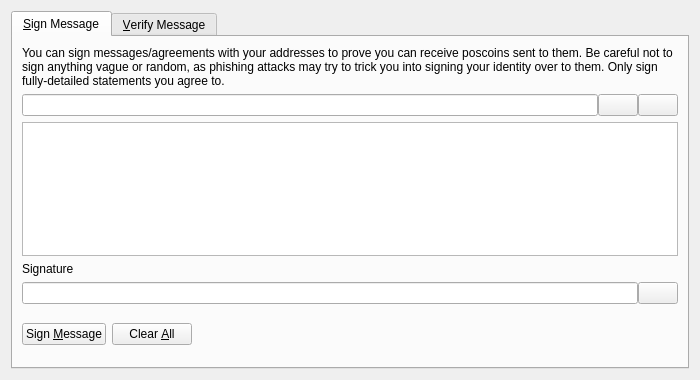
<?xml version="1.0" encoding="UTF-8"?>
<ui version="4.0">
 <class>SignVerifyMessageDialog</class>
 <widget class="QDialog" name="SignVerifyMessageDialog">
  <property name="geometry">
   <rect>
    <x>0</x>
    <y>0</y>
    <width>700</width>
    <height>380</height>
   </rect>
  </property>
  <property name="windowTitle">
   <string>Signatures - Sign / Verify a Message</string>
  </property>
  <property name="modal">
   <bool>true</bool>
  </property>
  <layout class="QVBoxLayout" name="verticalLayout">
   <item>
    <widget class="QTabWidget" name="tabWidget">
     <property name="currentIndex">
      <number>0</number>
     </property>
     <widget class="QWidget" name="tabSignMessage">
      <attribute name="title">
       <string>&amp;Sign Message</string>
      </attribute>
      <layout class="QVBoxLayout" name="verticalLayout_SM">
       <item>
        <widget class="QLabel" name="infoLabel_SM">
         <property name="text">
          <string>You can sign messages/agreements with your addresses to prove you can receive poscoins sent to them. Be careful not to sign anything vague or random, as phishing attacks may try to trick you into signing your identity over to them. Only sign fully-detailed statements you agree to.</string>
         </property>
         <property name="textFormat">
          <enum>Qt::PlainText</enum>
         </property>
         <property name="wordWrap">
          <bool>true</bool>
         </property>
        </widget>
       </item>
       <item>
        <layout class="QHBoxLayout" name="horizontalLayout_1_SM">
         <property name="spacing">
          <number>0</number>
         </property>
         <item>
          <widget class="QValidatedLineEdit" name="addressIn_SM">
           <property name="toolTip">
            <string>The Poscoin address to sign the message with</string>
           </property>
          </widget>
         </item>
         <item>
          <widget class="QPushButton" name="addressBookButton_SM">
           <property name="toolTip">
            <string>Choose previously used address</string>
           </property>
           <property name="text">
            <string/>
           </property>
           <property name="icon">
            <iconset resource="../bitcoin.qrc">
             <normaloff>:/icons/address-book</normaloff>:/icons/address-book</iconset>
           </property>
           <property name="shortcut">
            <string>Alt+A</string>
           </property>
           <property name="autoDefault">
            <bool>false</bool>
           </property>
          </widget>
         </item>
         <item>
          <widget class="QPushButton" name="pasteButton_SM">
           <property name="toolTip">
            <string>Paste address from clipboard</string>
           </property>
           <property name="text">
            <string/>
           </property>
           <property name="icon">
            <iconset resource="../bitcoin.qrc">
             <normaloff>:/icons/editpaste</normaloff>:/icons/editpaste</iconset>
           </property>
           <property name="shortcut">
            <string>Alt+P</string>
           </property>
           <property name="autoDefault">
            <bool>false</bool>
           </property>
          </widget>
         </item>
        </layout>
       </item>
       <item>
        <widget class="QPlainTextEdit" name="messageIn_SM">
         <property name="toolTip">
          <string>Enter the message you want to sign here</string>
         </property>
        </widget>
       </item>
       <item>
        <widget class="QLabel" name="signatureLabel_SM">
         <property name="text">
          <string>Signature</string>
         </property>
         <property name="textFormat">
          <enum>Qt::PlainText</enum>
         </property>
        </widget>
       </item>
       <item>
        <layout class="QHBoxLayout" name="horizontalLayout_2_SM">
         <property name="spacing">
          <number>0</number>
         </property>
         <item>
          <widget class="QLineEdit" name="signatureOut_SM">
           <property name="font">
            <font>
             <italic>true</italic>
            </font>
           </property>
           <property name="readOnly">
            <bool>true</bool>
           </property>
          </widget>
         </item>
         <item>
          <widget class="QPushButton" name="copySignatureButton_SM">
           <property name="toolTip">
            <string>Copy the current signature to the system clipboard</string>
           </property>
           <property name="text">
            <string/>
           </property>
           <property name="icon">
            <iconset resource="../bitcoin.qrc">
             <normaloff>:/icons/editcopy</normaloff>:/icons/editcopy</iconset>
           </property>
           <property name="autoDefault">
            <bool>false</bool>
           </property>
          </widget>
         </item>
        </layout>
       </item>
       <item>
        <layout class="QHBoxLayout" name="horizontalLayout_3_SM">
         <item>
          <widget class="QPushButton" name="signMessageButton_SM">
           <property name="toolTip">
            <string>Sign the message to prove you own this Poscoin address</string>
           </property>
           <property name="text">
            <string>Sign &amp;Message</string>
           </property>
           <property name="icon">
            <iconset resource="../bitcoin.qrc">
             <normaloff>:/icons/edit</normaloff>:/icons/edit</iconset>
           </property>
           <property name="autoDefault">
            <bool>false</bool>
           </property>
          </widget>
         </item>
         <item>
          <widget class="QPushButton" name="clearButton_SM">
           <property name="toolTip">
            <string>Reset all sign message fields</string>
           </property>
           <property name="text">
            <string>Clear &amp;All</string>
           </property>
           <property name="icon">
            <iconset resource="../bitcoin.qrc">
             <normaloff>:/icons/remove</normaloff>:/icons/remove</iconset>
           </property>
           <property name="autoDefault">
            <bool>false</bool>
           </property>
          </widget>
         </item>
         <item>
          <spacer name="horizontalSpacer_1_SM">
           <property name="orientation">
            <enum>Qt::Horizontal</enum>
           </property>
           <property name="sizeHint" stdset="0">
            <size>
             <width>40</width>
             <height>48</height>
            </size>
           </property>
          </spacer>
         </item>
         <item>
          <widget class="QLabel" name="statusLabel_SM">
           <property name="font">
            <font>
             <weight>75</weight>
             <bold>true</bold>
            </font>
           </property>
           <property name="text">
            <string/>
           </property>
           <property name="wordWrap">
            <bool>true</bool>
           </property>
          </widget>
         </item>
         <item>
          <spacer name="horizontalSpacer_2_SM">
           <property name="orientation">
            <enum>Qt::Horizontal</enum>
           </property>
           <property name="sizeHint" stdset="0">
            <size>
             <width>40</width>
             <height>48</height>
            </size>
           </property>
          </spacer>
         </item>
        </layout>
       </item>
      </layout>
     </widget>
     <widget class="QWidget" name="tabVerifyMessage">
      <attribute name="title">
       <string>&amp;Verify Message</string>
      </attribute>
      <layout class="QVBoxLayout" name="verticalLayout_VM">
       <item>
        <widget class="QLabel" name="infoLabel_VM">
         <property name="text">
          <string>Enter the receiver's address, message (ensure you copy line breaks, spaces, tabs, etc. exactly) and signature below to verify the message. Be careful not to read more into the signature than what is in the signed message itself, to avoid being tricked by a man-in-the-middle attack. Note that this only proves the signing party receives with the address, it cannot prove sendership of any transaction!</string>
         </property>
         <property name="textFormat">
          <enum>Qt::PlainText</enum>
         </property>
         <property name="alignment">
          <set>Qt::AlignLeading|Qt::AlignLeft|Qt::AlignTop</set>
         </property>
         <property name="wordWrap">
          <bool>true</bool>
         </property>
        </widget>
       </item>
       <item>
        <layout class="QHBoxLayout" name="horizontalLayout_1_VM">
         <property name="spacing">
          <number>0</number>
         </property>
         <item>
          <widget class="QValidatedLineEdit" name="addressIn_VM">
           <property name="toolTip">
            <string>The Poscoin address the message was signed with</string>
           </property>
          </widget>
         </item>
         <item>
          <widget class="QPushButton" name="addressBookButton_VM">
           <property name="toolTip">
            <string>Choose previously used address</string>
           </property>
           <property name="text">
            <string/>
           </property>
           <property name="icon">
            <iconset resource="../bitcoin.qrc">
             <normaloff>:/icons/address-book</normaloff>:/icons/address-book</iconset>
           </property>
           <property name="shortcut">
            <string>Alt+A</string>
           </property>
           <property name="autoDefault">
            <bool>false</bool>
           </property>
          </widget>
         </item>
        </layout>
       </item>
       <item>
        <widget class="QPlainTextEdit" name="messageIn_VM"/>
       </item>
       <item>
        <widget class="QValidatedLineEdit" name="signatureIn_VM"/>
       </item>
       <item>
        <layout class="QHBoxLayout" name="horizontalLayout_2_VM">
         <item>
          <widget class="QPushButton" name="verifyMessageButton_VM">
           <property name="toolTip">
            <string>Verify the message to ensure it was signed with the specified Poscoin address</string>
           </property>
           <property name="text">
            <string>Verify &amp;Message</string>
           </property>
           <property name="icon">
            <iconset resource="../bitcoin.qrc">
             <normaloff>:/icons/transaction_0</normaloff>:/icons/transaction_0</iconset>
           </property>
           <property name="autoDefault">
            <bool>false</bool>
           </property>
          </widget>
         </item>
         <item>
          <widget class="QPushButton" name="clearButton_VM">
           <property name="toolTip">
            <string>Reset all verify message fields</string>
           </property>
           <property name="text">
            <string>Clear &amp;All</string>
           </property>
           <property name="icon">
            <iconset resource="../bitcoin.qrc">
             <normaloff>:/icons/remove</normaloff>:/icons/remove</iconset>
           </property>
           <property name="autoDefault">
            <bool>false</bool>
           </property>
          </widget>
         </item>
         <item>
          <spacer name="horizontalSpacer_1_VM">
           <property name="orientation">
            <enum>Qt::Horizontal</enum>
           </property>
           <property name="sizeHint" stdset="0">
            <size>
             <width>40</width>
             <height>48</height>
            </size>
           </property>
          </spacer>
         </item>
         <item>
          <widget class="QLabel" name="statusLabel_VM">
           <property name="font">
            <font>
             <weight>75</weight>
             <bold>true</bold>
            </font>
           </property>
           <property name="text">
            <string/>
           </property>
           <property name="wordWrap">
            <bool>true</bool>
           </property>
          </widget>
         </item>
         <item>
          <spacer name="horizontalSpacer_2_VM">
           <property name="orientation">
            <enum>Qt::Horizontal</enum>
           </property>
           <property name="sizeHint" stdset="0">
            <size>
             <width>40</width>
             <height>48</height>
            </size>
           </property>
          </spacer>
         </item>
        </layout>
       </item>
      </layout>
     </widget>
    </widget>
   </item>
  </layout>
 </widget>
 <customwidgets>
  <customwidget>
   <class>QValidatedLineEdit</class>
   <extends>QLineEdit</extends>
   <header>qt/qvalidatedlineedit.h</header>
  </customwidget>
 </customwidgets>
 <resources>
  <include location="../bitcoin.qrc"/>
 </resources>
 <connections/>
</ui>
